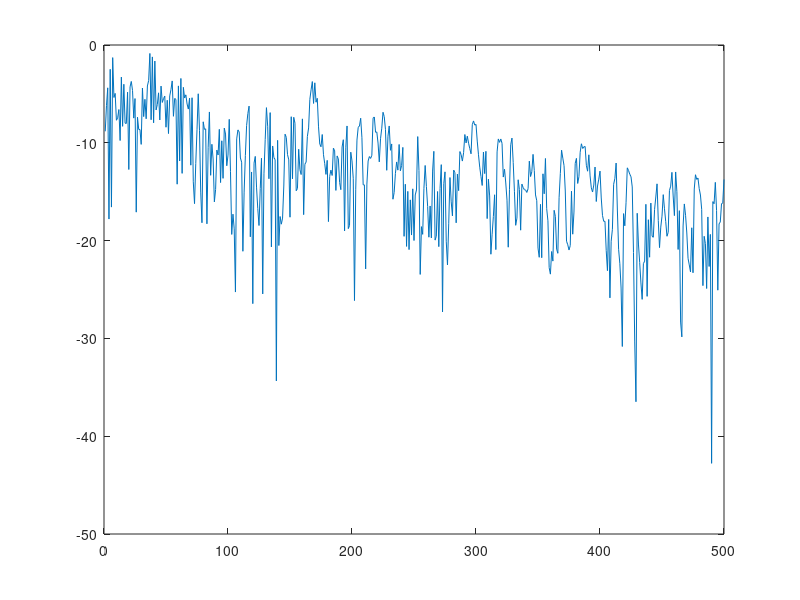

MATLAB code to generate this figure:

discard = 500;

N = 500;
sigma = .25;
a1 = 0.1;
a2 = 0.8;
a = [1 -a1 -a2];
mu = 0.05;
error = zeros(100,N);
w_history = zeros(2,N);


%% LMS Filter
for k = 1:100
    %setup
    w = sigma*randn(1,N+discard);
    x = filter(1,a,w)';
    x = x(discard+1:end);
    w_e = zeros(length(x),2);
    %init error vector
    e = zeros(1,N);
    e(1) = x(1);
    
    for i=2:length(x)
        e(i) = x(i) - w_e(i,:)*[x(i) x(i-1)]';
        w_e(i+1,:) = w_e(i,:)' + mu*[x(i) x(i-1)]' * e(i);
    end    
    error(k,:) = e;
end
figure,plot(1:500, 10*log10(error(1,:)))